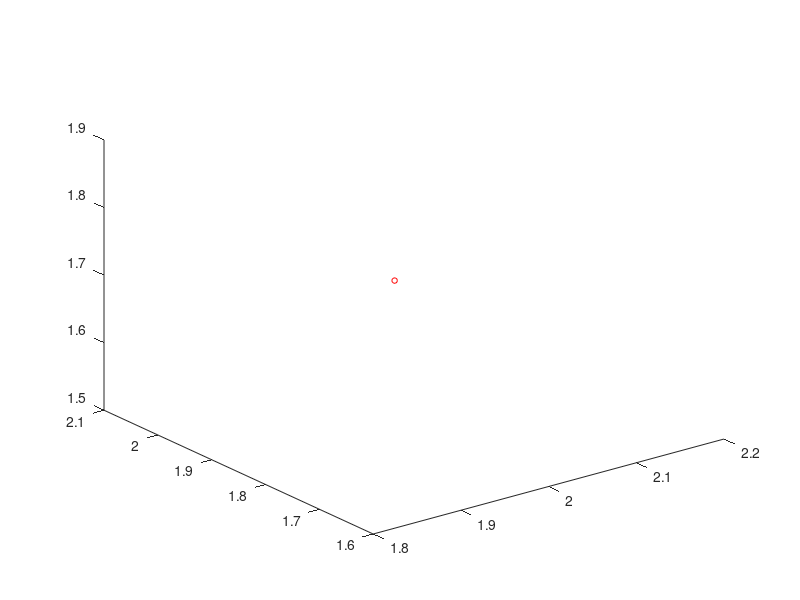

The MATLAB script that drew this image:
function [SetupStruc] = ISM_setup()
%ISM_setup  Environmental parameters for image-source method simulation
%
% [SetupStruc] = ISM_setup()
%
% This function can be used as a template for the definition of the
% different parameters for an image-source method simulation, typically
% providing inputs to the functions 'ISM_RIR_bank.m' as well as
% 'fast_ISM_RIR_bank.m' (Lehmann & Johansson's ISM implementations). This
% function returns the structure 'SetupStruc' with the following fields:
%
%          Fs: sampling frequency in Hz.
%        room: 1-by-3 vector of enclosure dimensions (in m),
%              [x_length y_length z_length].
%     mic_pos: N-by-3 matrix, [x1 y1 z1; x2 y2 z2; ...] positions of N
%              microphones in the environment (in m).
%    src_traj: M-by-3 matrix, [x1 y1 z1; x2 y2 z2; ...] positions of M
%              source trajectory points in the environment (in m).
%  T20 or T60: scalar value (in s), desired reverberation time.
%           c: (optional) sound velocity (in m/s).
% abs_weights: (optional) 1-by-6 vector of absorption coefficients weights,
%              [w_x1 w_x2 w_y1 w_y2 w_z1 w_z2].
%
% The structure field 'c' is optional in the sense that the various
% functions developed in relation to Lehmann & Johansson's ISM
% implementation assume a sound velocity of 343 m/s by default. If defined
% in the function below, the field 'SetupStruc.c' will take precedence and
% override the default value with another setting.
%
% The field 'abs_weight' corresponds to the relative weights of each of the
% six absorption coefficients resulting from the desired reverberation time
% T60. For instance, defining 'abs_weights' as [0.8 0.8 1 1 0.6 0.6] will
% result in the absorption coefficients (alpha) for the walls in the
% x-dimension being 20% smaller compared to the y-dimension walls, whereas
% the floor and ceiling will end up with absorption coefficients 40%
% smaller (e.g., to simulate the effects of a concrete floor and ceiling).
% Note that setting some of the 'abs_weight' parameters to 1 does NOT mean
% that the corresponding walls will end up with a total absorption! If the
% field 'abs_weight' is omitted, the various functions developed in
% relation to Lehmann & Johansson's ISM implementation will set the
% 'abs_weight' parameter to [1 1 1 1 1 1], which will lead to uniform
% absorption coefficients for all room boundaries.
%
% The structure 'SetupStruc' may contain one of the two fields 'T60' or
% 'T20'. T60 corresponds to the time required by the impulse response to
% decay by 60dB, whereas T20 is defined as the time required for the
% impulse response to decay from -5 to -25dB. Simply define either one of
% these fields in the file below. Set this value to 0 for anechoic
% environments (direct path only).

SetupStruc.Fs = 8000;                 % sampling frequency in Hz

% SetupStruc.c = 343;                   % (optional) propagation speed of acoustic waves in m/s

SetupStruc.room = [4  5  3];        % room dimensions in m

% SetupStruc.mic_pos = [1.6  1  1.3;    % [x y z] positions of a microphone array in m
%                       1.4  1  1.3;
%                       1.2  1  1.3];

SetupStruc.mic_pos = [1.5 1 1.7;
    1.5 1.04 1.7
    ];

% SetupStruc.src_traj = [linspace(1,2,101).'  ones(101,1)*3  ones(101,1)*1.7];   % [x y z] positions of source trajectory in m.
SetupStruc.src_traj = [1.5+1*cos(pi/3) 1.02+1*sin(pi/3) 1.7];

%% defines a straight line in front of the mic array, with 101 source points along the trajectory (1cm distance increment).

SetupStruc.T60 = 0.2;                 % reverberation time T60, or define a T20 field instead!
% SetupStruc.T20 = 0.15;                % reverberation time T20, or define a T60 field instead!

SetupStruc.abs_weights = [0.6  0.9  0.5  0.6  1.0  0.8];    % (optional) weights for the resulting alpha coefficients.
%% simulates a carpeted floor, and sound-absorbing material on the ceiling and the second x-dimension wall.


%% Uncomment the following for a 3D plot of the above setup:
plot3(SetupStruc.src_traj(:,1),SetupStruc.src_traj(:,2),SetupStruc.src_traj(:,3),'ro-','markersize',4); hold on;
%plot3(SetupStruc.mic_pos(:,1),SetupStruc.mic_pos(:,2),SetupStruc.mic_pos(:,3),'ko','markerfacecolor',ones(1,3)*.6);
% axis equal; axis([0 SetupStruc.room(1) 0 SetupStruc.room(2) 0 SetupStruc.room(3)]);
% box on; xlabel('x-axis (m)'); ylabel('y-axis (m)'); zlabel('z-axis (m)');
